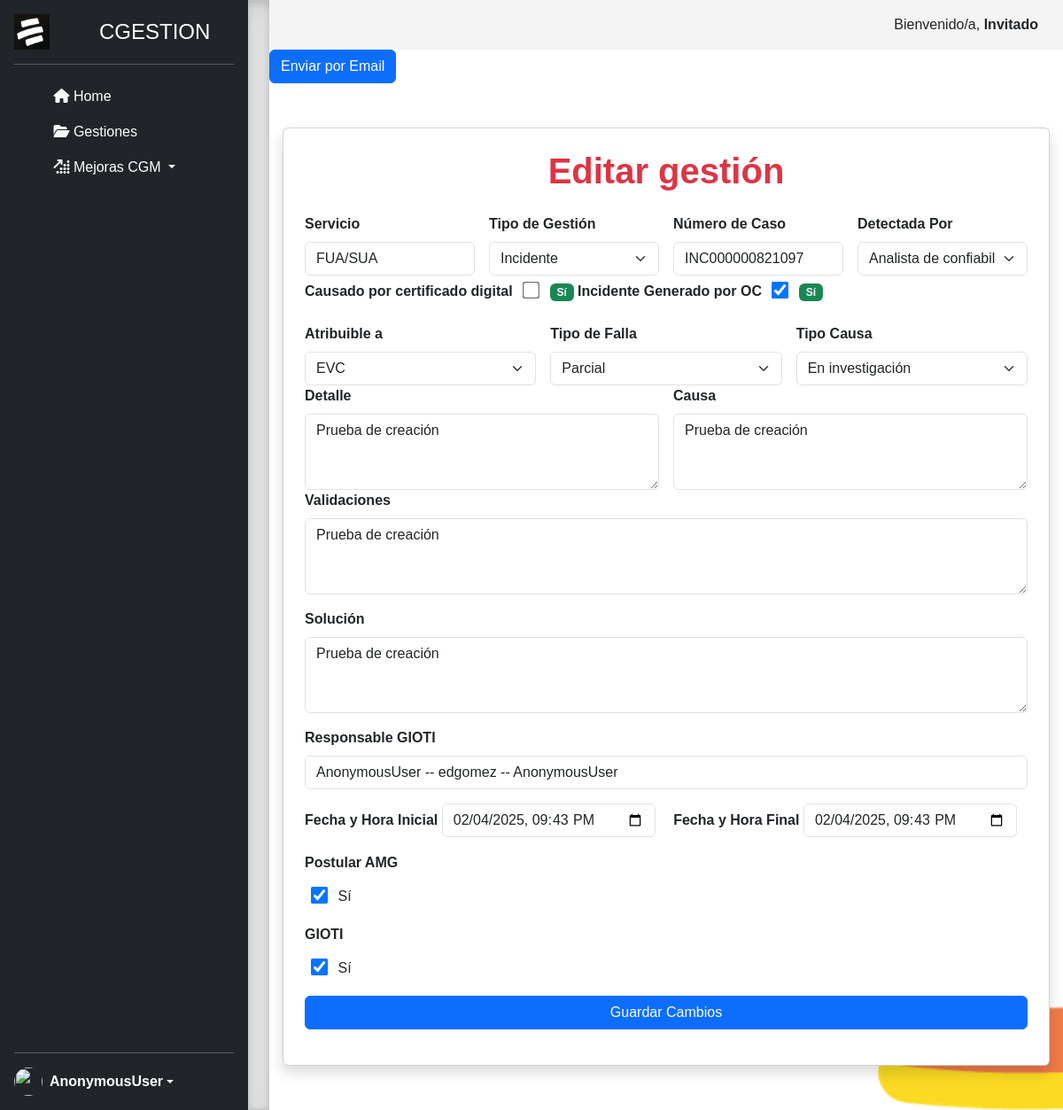
The page /creargestion/editar_gestion/1/ on the database as committed earlier.
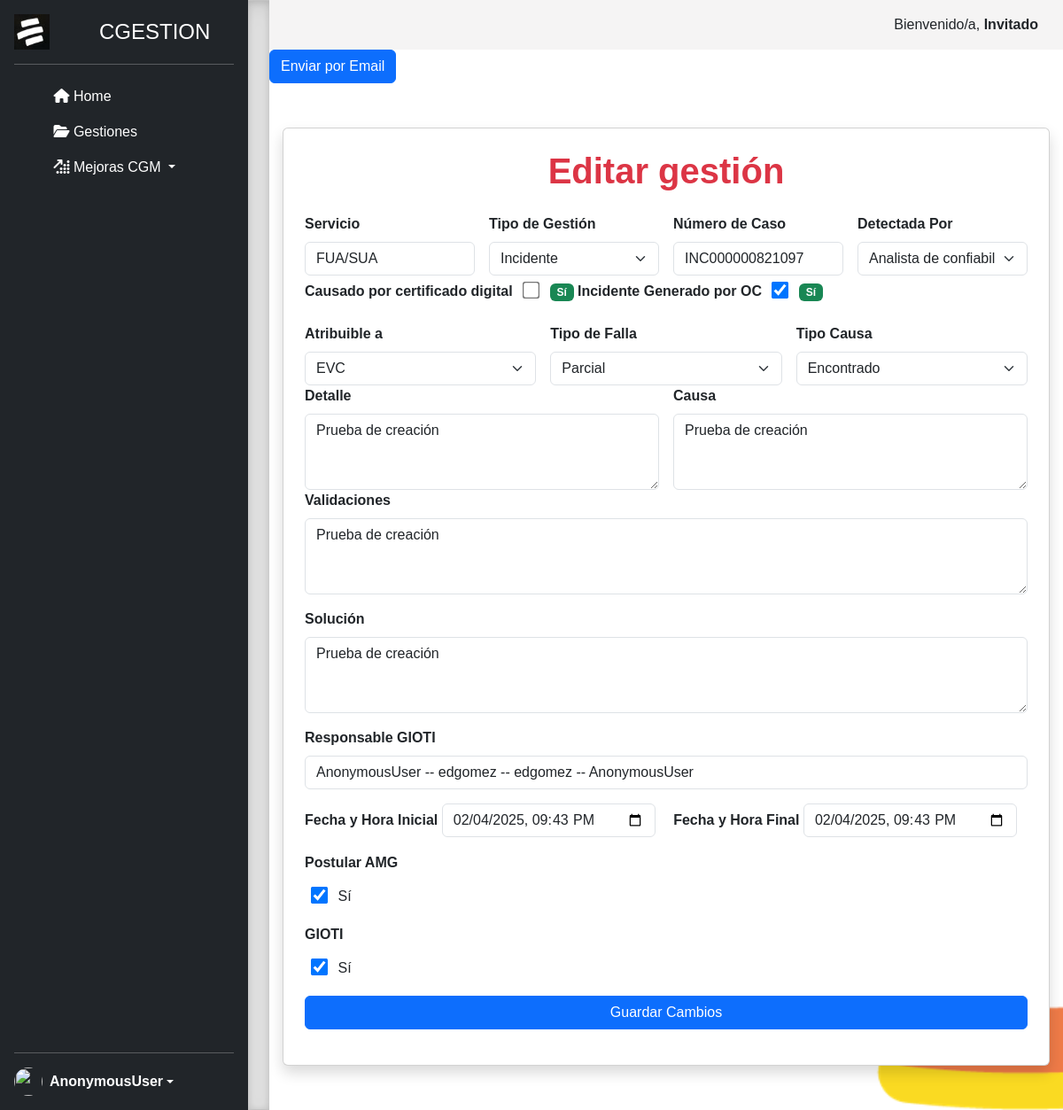
The same page on the database as committed later.
### gestiones/models.py (models this page shows, shortened)
class Gestion(models.Model):
    servicio = models.CharField(max_length=250, verbose_name='Servicio', null=True, blank=True)
    tipo_de_gestion = models.CharField(max_length=250, verbose_name='Tipo de gestion', null=True, blank=True)
    numero_caso = models.CharField(max_length=250, verbose_name='Numero de caso', null=True, blank=True)
    detectada_por = models.CharField(max_length=250, verbose_name='Detectado por', null=True, blank=True)
    causado_por_certificado_digital = models.BooleanField(default=False, verbose_name='Causado por certificado digital')
    incidente_generado_por_OC = models.BooleanField(default=False, verbose_name='Incidente generado por OC')
    atribuible_a = models.CharField(max_length=30, verbose_name='Atribuible a', null=True, blank=True)
    tipo_de_falla = models.CharField(max_length=30, verbose_name='Tipo de falla', null=True, blank=True)
    detalle = models.TextField(verbose_name='Detalle', null=True, blank=True)
    tipo_causa = models.CharField(max_length=30, verbose_name='Tipo_causa', null=True, blank=True)
    causa = models.TextField(verbose_name='Causa', null=True, blank=True)
    validaciones = models.TextField(verbose_name='Validaciones', null=True, blank=True)
    solucion = models.TextField(verbose_name='Solucion', null=True, blank=True)
    responsable_gioti = models.CharField(max_length=250, verbose_name='Responsable gioti')
    fecha_hora_inicial = models.DateTimeField("Fecha y Hora Inicial", auto_now=False, auto_now_add=False )
    fecha_hora_final = models.DateTimeField("Fecha y Hora Final", null=True, blank=True)
    postular_amg = models.BooleanField(default=False, verbose_name='Postular AMG')
    gioti = models.BooleanField(default=False, verbose_name='GIOTI')
    class Meta:
        verbose_name = 'Gestion'
        verbose_name_plural = 'Gestiones'
        ordering=['-id']

### gestiones/views.py (the view, shortened to what this page needs)
# urls.py: path('creargestion/editar_gestion/<int:id>/',views.editar_gestion, name='editar_gestion'),
def editar_gestion(request, id):
    first_name = request.user.first_name if request.user.is_authenticated else "Invitado"
    gestion = get_object_or_404(Gestion, id=id)
    fecha_hora_actual = datetime.now().strftime('%Y-%m-%dT%H:%M')
    return render(request, 'editar_gestion.html', {'gestion': gestion, "first_name":first_name,'fecha_hora_actual': fecha_hora_actual})

### gestiones/templates/editar_gestion.html (shortened to what the changed rows need)
{% extends "layout.html" %}
{% block content %}
<form method="post">
<div class="container-fluid d-flex flex-column align-items-center" style="min-height: 100vh; padding: 50px 15px; overflow-y: auto;">
  <div class="card shadow p-4" style="max-width: 1500px; width: 100%;">
    <h1 class="mb-4 text-center text-danger"><strong>Editar gestión</strong></h1>
    <form method="POST" novalidate>
      <div class="mb-3">
        <div class="row g-3 align-items-end">
            <div class="col-md-3">
              <label for="servicio" class="form-label"><strong>Servicio</strong></label>
              <input type="text" class="form-control" id="servicio" name="servicio" value="{{ gestion.servicio }}" placeholder="Ingrese el servicio">
            </div>
            <div class="col-md-3">
              <label for="tipo_de_gestion" class="form-label"><strong>Tipo de Gestión</strong></label>
              <select class="form-select" id="tipo_de_gestion" name="tipo_de_gestion" >
                <option value="Incidente" {% if gestion.tipo_de_gestion == 'Incidente' %}selected{% endif %}>Incidente</option>
              </select>
            </div>
            <div class="col-md-3">
              <label for="numero_caso" class="form-label"><strong>Número de Caso</strong></label>
              <input type="text" class="form-control" id="numero_caso" name="numero_caso" placeholder="Ingrese el número de caso" value="{{ gestion.numero_caso }}">
            </div>
            <div class="col-md-3">
              <label for="detectada_por" class="form-label"><strong>Detectada Por</strong></label>
              <select class="form-select" id="detectada_por" name="detectada_por" >
                <option value="Analista de confiabilidad" {% if gestion.detectada_por == 'Analista de confiabilidad' %}selected{% endif %}>Analista de confiabilidad</option>
              </select>
            </div>
          </div>
<div class="mb-3">
  <label class="form-label"><strong>Causado por certificado digital</strong></label>
  <input type="checkbox" id="causado_por_certificado_digital" class="checkbox-grande" name="causado_por_certificado_digital"  >
    <label for="causado_por_certificado_digital" class="badge bg-success"> Sí </label>
  <label class="form-label"><strong>Incidente Generado por OC</strong></label>
  <input type="checkbox" id="incidente_generado_por_OC" class="checkbox-grande" name="incidente_generado_por_OC" {% if gestion.incidente_generado_por_OC %} checked {% endif %} {% if generadoporc == "on" %} checked {% endif %}>
  <label for="incidente_generado_por_OC" class="badge bg-success"> Sí </label>
</div>
<div class="row g-3 align-items-end">
  <div class="col-md-4">
    <label for="atribuible_a" class="form-label"><strong>Atribuible a</strong></label>
    <select class="form-select" id="atribuible_a" name="atribuible_a" >
      <option value="EVC" {% if gestion.atribuible_a == 'EVC' %}selected{% endif %}>EVC</option>
    </select>
  </div>
  <div class="col-md-4">
    <label for="tipo_de_falla" class="form-label"><strong>Tipo de Falla</strong></label>
    <select class="form-select" id="tipo_de_falla" name="tipo_de_falla" >
      <option value="Parcial" {% if gestion.tipo_de_falla == 'Parcial' %}selected{% endif %}>Parcial</option>
    </select>
  </div>
  <div class="col-md-4">
    <label for="tipo_causa" class="form-label"><strong>Tipo Causa</strong></label>
    <select class="form-select" id="tipo_causa" name="tipo_causa" >
      <option value="En investigacion" {% if gestion.tipo_causa == 'En investigacion' %}selected{% endif %}>En investigación</option>
      <option value="Encontrado" {% if gestion.tipo_causa == 'Encontrado' %}selected{% endif %}>Encontrado</option>
    </select>
  </div>
</div>
<div class="row g-3">
  <div class="col-md-6">
    <label for="detalle" class="form-label"><strong>Detalle</strong></label>
    <textarea class="form-control" id="detalle" name="detalle" rows="3" placeholder="Describa el detalle" >{{ gestion.detalle }}</textarea>
  </div>
  <div class="col-md-6">
    <label for="causa" class="form-label"><strong>Causa</strong></label>
    <textarea class="form-control" id="causa" name="causa" rows="3" placeholder="Describa la causa" >{{ gestion.causa }}</textarea>
  </div>
</div>
<div class="mb-3">
  <label for="validaciones" class="form-label"><strong>Validaciones</strong></label>
  <textarea class="form-control" id="validaciones" name="validaciones" rows="3" placeholder="Ingrese las validaciones" >{{ gestion.validaciones }}</textarea>
</div>
<div class="mb-3">
  <label for="solucion" class="form-label"><strong>Solución</strong></label>
  <textarea class="form-control" id="solucion" name="solucion" rows="3" placeholder="Ingrese la solución" >{{ gestion.solucion }}</textarea>
</div>
<div class="mb-3">
  <label for="responsable_gioti" class="form-label"><strong>Responsable GIOTI</strong></label>
  <input type="text" class="form-control" id="responsable_gioti" name="responsable_gioti" value="{{ gestion.responsable_gioti }} -- {{ user }}" readonly>
</div>
<div class="mb-3">
  <label for="fecha_hora_inicial" class="form-label"><strong>Fecha y Hora Inicial</strong></label>
  <input type="datetime-local" class="form-control d-inline w-auto me-3" id="fecha_hora_inicial" name="fecha_hora_inicial" value="{{ gestion.fecha_hora_inicial|date:'Y-m-d\TH:i' }}" >
  <label for="fecha_hora_final" class="form-label"><strong>Fecha y Hora Final</strong></label>
  <input type="datetime-local" class="form-control d-inline w-auto" id="fecha_hora_final" name="fecha_hora_final" value="{{ gestion.fecha_hora_final|date:'Y-m-d\TH:i' }}" {% if not gestion.fecha_hora_final %} placeholder="None" {% endif %}>
</div>
  <div class="mb-3">
    <div>
      <input type="checkbox" id="postular_amg" class="checkbox-grande" name="postular_amg" {% if gestion.postular_amg %} checked {% endif %}>
      <label for="postular_amg">Sí</label>
    </div>
  </div>
<div class="mb-3">
  <div>
    <input type="checkbox" id="gioti" name="gioti" class="checkbox-grande" {% if gestion.gioti %} checked {% endif %}>
    <label for="gioti">Sí</label>
  </div>
</div>
    </form>
  </div>
</div>
{% endblock %}

Rows that differ between the two databases and show on the page:
changed Gestion "FUA/SUA": tipo_causa "En investigación" → "Encontrado"; responsable_gioti "AnonymousUser -- edgomez -- AnonymousUser" → "AnonymousUser -- edgomez -- edgomez -- AnonymousUser"
